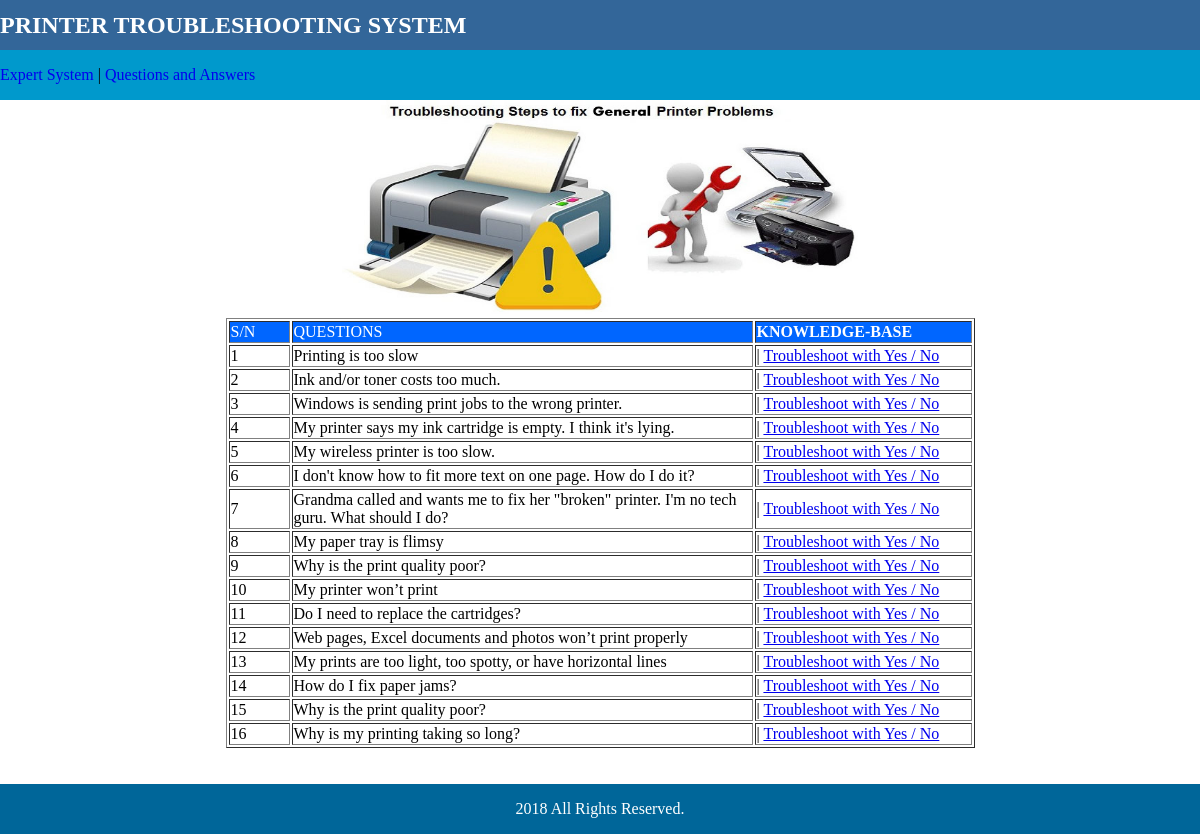
The page / on the database its author committed.
### tables this page shows
CREATE TABLE IF NOT EXISTS `knowledgebase` (
  `id` int(11) NOT NULL AUTO_INCREMENT,
  `question` text NOT NULL,
  `alternative` text NOT NULL,
  `yes` text NOT NULL,
  `no` text NOT NULL,
  `answer` text NOT NULL,
  `file` text NOT NULL,
  `nom` text NOT NULL,
  `dat` datetime NOT NULL,
  PRIMARY KEY (`id`)
);

### index.php (the view, shortened to what this page needs)
<?php
include("database.php");
$select ="select * from knowledgebase";
$d = $db->query($select);
$no = mysqli_num_rows($d);
?>
<!DOCTYPE html PUBLIC "-//W3C//DTD XHTML 1.0 Transitional//EN" "http://www.w3.org/TR/xhtml1/DTD/xhtml1-transitional.dtd">
<html xmlns="http://www.w3.org/1999/xhtml">
<head>
</head>
<body>
<div><div id="banner"><strong>PRINTER TROUBLESHOOTING SYSTEM  </strong></div></p>
  <div id="dd"><p><a href="admin.php">Expert System </a>  | <a href="admin.php"> Questions and Answers  </a> </div>
<div id="f">  <p align="center"><img src="images/printer_troubleshooting.jpeg" width="516" height="216" alt="rr" /></p>
  </div>
  <p>&nbsp;</p>
  <div align="center">
    <table width="749" border="1">
      <tr class="r">
        <td width="57" bgcolor="#0066FF">S/N</td>
        <td width="457" bgcolor="#0066FF">QUESTIONS</td>
        <td width="213" bgcolor="#0066FF"><strong>KNOWLEDGE-BASE</strong></td>
      </tr>
      <tr>
      <?php
		for($i=1; $i<=$no; $i++){
			$rows = mysqli_fetch_assoc($d); ?>
        <td>
			<?php
		echo $i;
		?></td>
        <td><?php echo  $rows['question']; ?></td>
        <td><a href="check_answer.php?id=<?php echo $rows['id']; ?>"></a> | <a href="yes_no.php?idt=<?php echo $rows['nom']; ?>">Troubleshoot with Yes / No</a></td>
      </tr>
      <?php  } ?>
    </table>
  </div>
</div>
<p align="center">&nbsp;</p>
<p align="center">&nbsp;</p>
<div id="footer"><p align="center"> 2018 All Rights Reserved.  </p> </div>
</body>
</html>

### index.php (style rules this page uses)
#banner { width: 100%; height:50px; line-height:50px; background-color:#369; color:#FFF; font-size:24px; }
* { margin: 0px; }
#dd { width: 100%; height: 50px; line-height:50px; background-color:#09C; }
#f { width: 60%; height: 200px; margin: 0 auto; }
#dd a { color: #white; text-decoration: none; }
.r { color: #FFF; }
#footer { width: 100%; height:50px; line-height: 50px; margin: 0 auto; color:#FFF; background:#069; }

### rows shown on the page
knowledgebase: question "Printing is too slow"
knowledgebase: question "Ink and/or toner costs too much."
knowledgebase: question "Windows is sending print jobs to the wrong printer."
knowledgebase: question "My printer says my ink cartridge is empty. I think it's lying."
knowledgebase: question "My wireless printer is too slow."
knowledgebase: question "I don't know how to fit more text on one page. How do I do it?"
knowledgebase: question "Grandma called and wants me to fix her \"broken\" printer. I'm no tech guru. What should I do?"
knowledgebase: question "My paper tray is flimsy"
knowledgebase: question "Why is the print quality poor?"
knowledgebase: question "My printer won’t print"
knowledgebase: question "Do I need to replace the cartridges?"
knowledgebase: question "Web pages, Excel documents and photos won’t print properly"
knowledgebase: question "My prints are too light, too spotty, or have horizontal lines"
knowledgebase: question "How do I fix paper jams?"
knowledgebase: question "Why is the print quality poor?"
knowledgebase: question "Why is my printing taking so long?"
